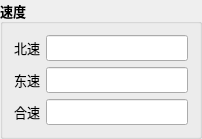
         <widget class="QGroupBox" name="groupBox_10">
          <property name="font">
           <font>
            <family>微软雅黑</family>
            <pointsize>10</pointsize>
            <weight>75</weight>
            <bold>true</bold>
           </font>
          </property>
          <property name="title">
           <string>速度</string>
          </property>
          <layout class="QGridLayout" name="gridLayout_10">
           <item row="0" column="0">
            <widget class="QLabel" name="label_37">
             <property name="maximumSize">
              <size>
               <width>59</width>
               <height>16777215</height>
              </size>
             </property>
             <property name="font">
              <font>
               <family>微软雅黑</family>
               <pointsize>10</pointsize>
               <weight>50</weight>
               <bold>false</bold>
              </font>
             </property>
             <property name="text">
              <string>北速</string>
             </property>
            </widget>
           </item>
           <item row="1" column="0">
            <widget class="QLabel" name="label_38">
             <property name="maximumSize">
              <size>
               <width>59</width>
               <height>16777215</height>
              </size>
             </property>
             <property name="font">
              <font>
               <family>微软雅黑</family>
               <pointsize>10</pointsize>
               <weight>50</weight>
               <bold>false</bold>
              </font>
             </property>
             <property name="text">
              <string>东速</string>
             </property>
            </widget>
           </item>
           <item row="2" column="0">
            <widget class="QLabel" name="label_39">
             <property name="maximumSize">
              <size>
               <width>59</width>
               <height>16777215</height>
              </size>
             </property>
             <property name="font">
              <font>
               <family>微软雅黑</family>
               <pointsize>10</pointsize>
               <weight>50</weight>
               <bold>false</bold>
              </font>
             </property>
             <property name="text">
              <string>合速</string>
             </property>
            </widget>
           </item>
           <item row="0" column="1">
            <widget class="QLineEdit" name="lineEdit_15">
             <property name="font">
              <font>
               <family>微软雅黑</family>
               <pointsize>10</pointsize>
               <weight>75</weight>
               <bold>true</bold>
              </font>
             </property>
             <property name="readOnly">
              <bool>true</bool>
             </property>
            </widget>
           </item>
           <item row="1" column="1">
            <widget class="QLineEdit" name="lineEdit_16">
             <property name="font">
              <font>
               <family>微软雅黑</family>
               <pointsize>10</pointsize>
               <weight>75</weight>
               <bold>true</bold>
              </font>
             </property>
             <property name="readOnly">
              <bool>true</bool>
             </property>
            </widget>
           </item>
           <item row="2" column="1">
            <widget class="QLineEdit" name="lineEdit_17">
             <property name="font">
              <font>
               <family>微软雅黑</family>
               <pointsize>10</pointsize>
               <weight>75</weight>
               <bold>true</bold>
              </font>
             </property>
             <property name="readOnly">
              <bool>true</bool>
             </property>
            </widget>
           </item>
          </layout>
         </widget>
